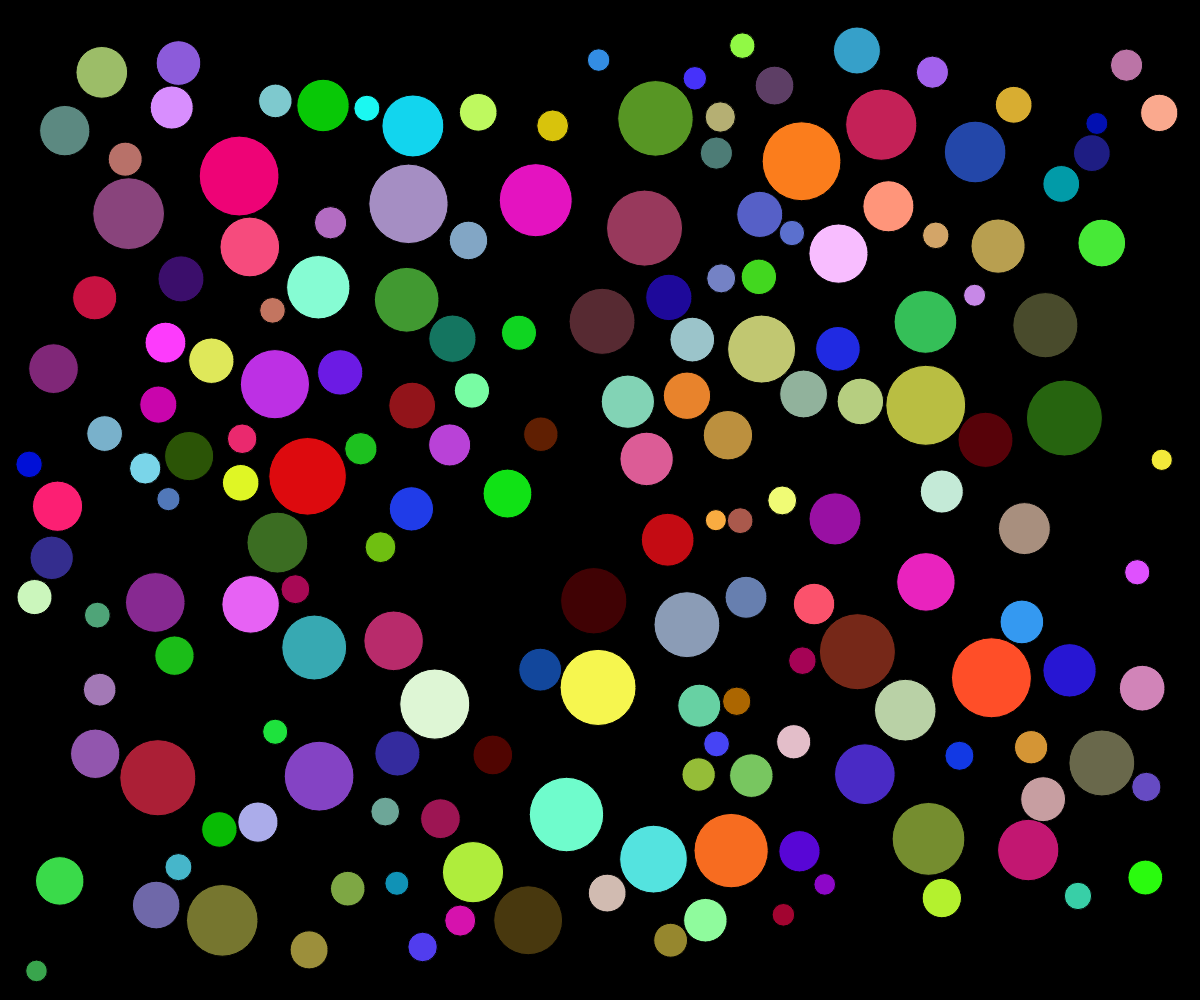
Frame 1 (no input)
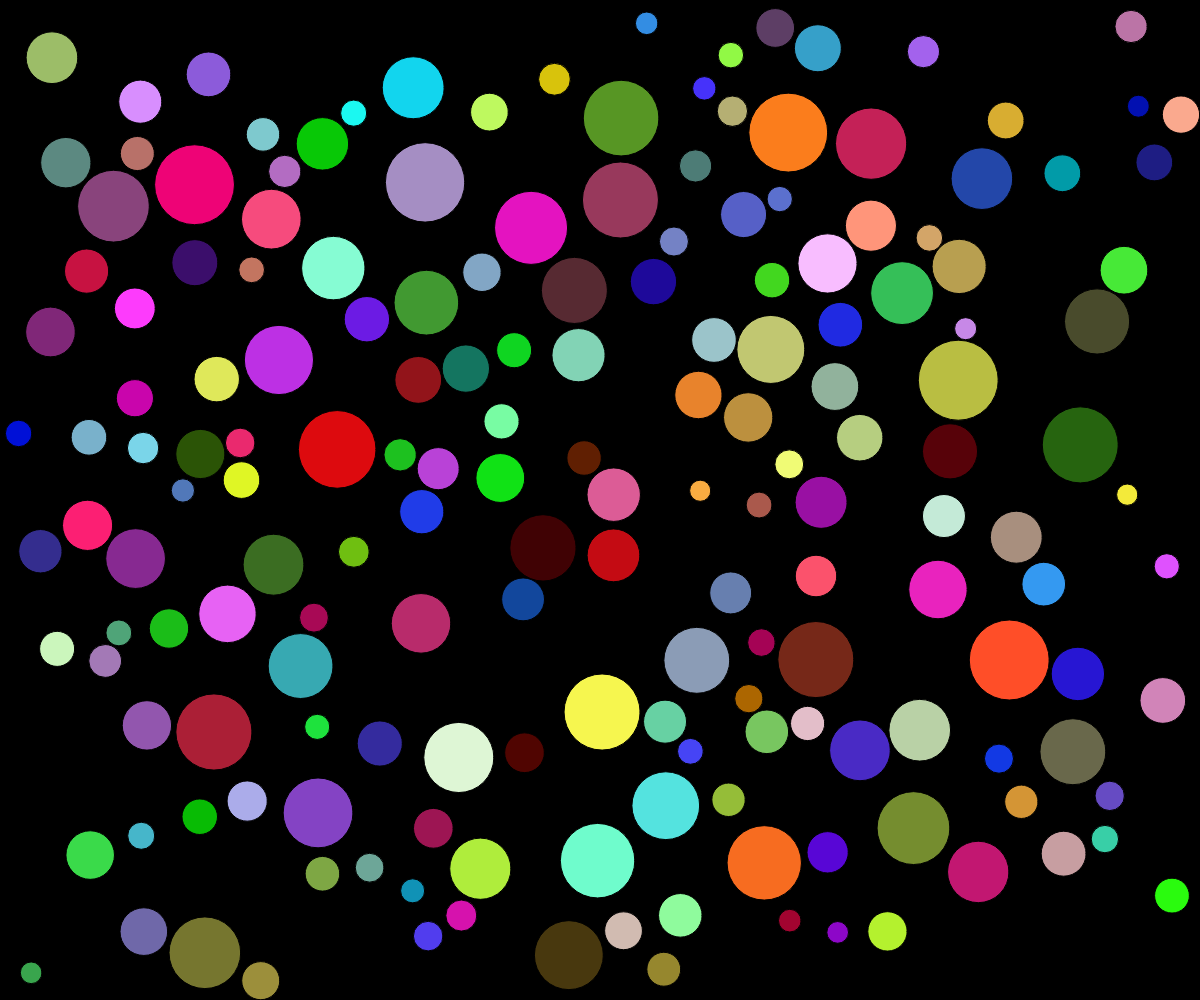
Frame 60 (no input)
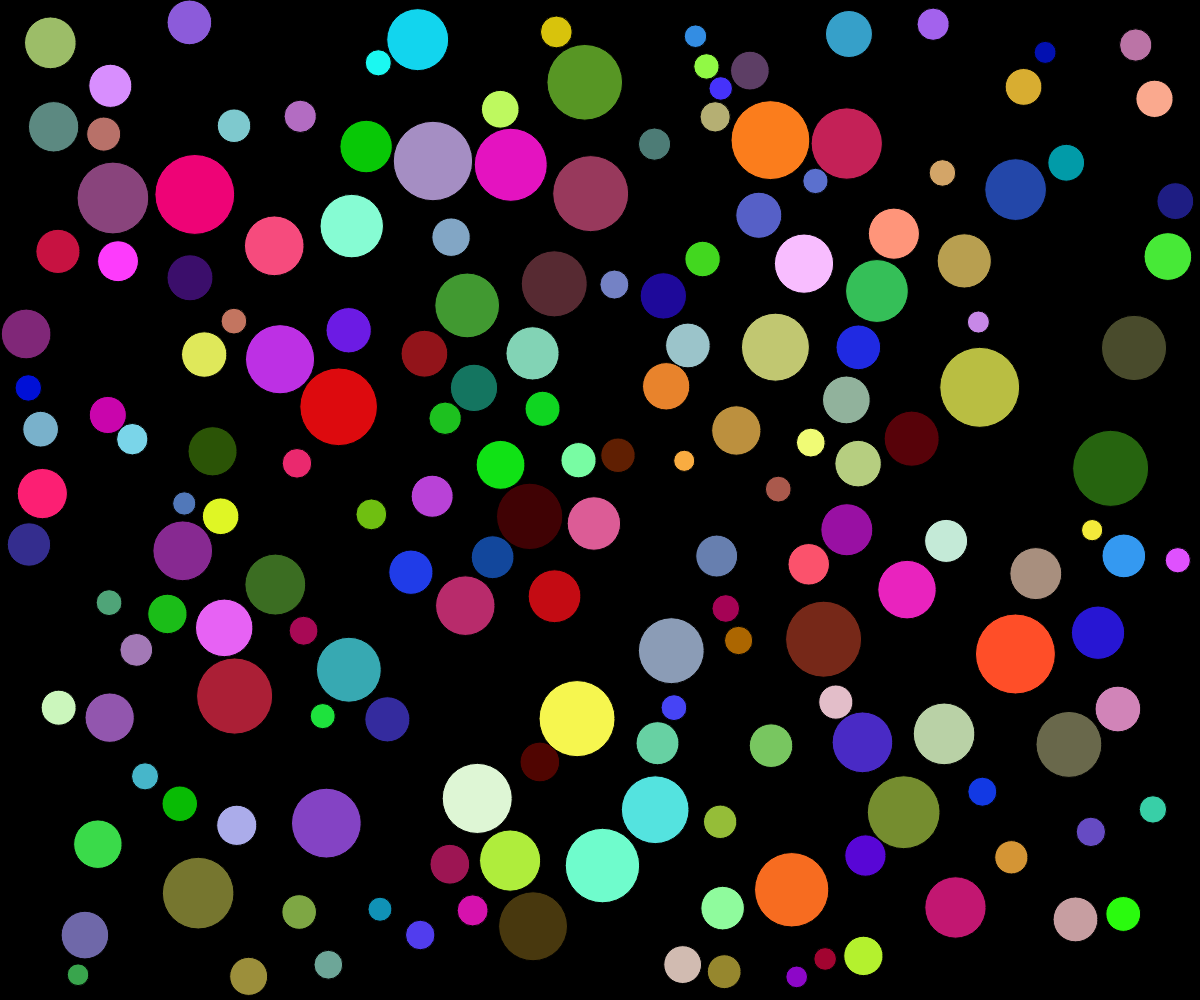
Frame 120 (the mouse pressed at the canvas centre since frame 60)

The p5.js sketch that drew these frames (run headless with seeded random() and noise() and a simulated clock; from frame 60 on, the mouse is pressed at the canvas centre):

// p5.js sketch
// ── sketch.js
var canvas;
var numOfParticles = 500;
var nearest = null;

function setup() {
  canvas = createCanvas(windowWidth, windowHeight);
  World.createRandomParticles(numOfParticles);
}

function draw() {
  background(0);
  update();
  World.draw();
}

function update() {
  World.update();
}

function mousePressed() {
  if(mouseButton === LEFT) {
    //restore last one if click happens quickly on the canvas
    if(nearest) nearest.color = nearest.oldColor
    
    //update nearest
    nearest = World.getNearest(mouseX, mouseY);
    nearest.color = {r: 255, g: 255, b: 255};
  }
  
  //highlight nearest
  setTimeout(function(){nearest.color = nearest.oldColor}, 100);
}
// ── kd-tree.js
function node() {
  this.data = 0;
  this.left = null;
  this.right = null;
}

function kdTree(list, k) {
  this.list = list;
  this.k = k;
  this.best = null;
  this.bestDist = Infinity;
  
  this.copy = function(list, s, e) {
    var copyList = [];
  
    for(var i = s; i <= e; i++) copyList.push(list[i]);
    return copyList;
  },
  
  this.root = this.build(0, 0, this.list.length - 1, this.list);
}

//build kd-tree
kdTree.prototype.build = function(depth, s, e, list) {
  if(s > e) return null;
  
  var splittingDimension = depth % this.k;
  
  //sort to find median in splitting dimension
  list.sort(function(a, b) {
    if(splittingDimension === 0) {
      return a.pos.x - b.pos.x;
    } else if(splittingDimension === 1) {
      return a.pos.y - b.pos.y;
    }
  });
  
  //update range
  s = 0;
  e = list.length - 1;
  
  var m = Math.ceil(s + (e - s) / 2);
  var leftList = this.copy(list, s, m - 1);
  var rightList = this.copy(list, m + 1, e);
  
  var root = new node();
  
  root.data = list[m];
  root.left = this.build(depth + 1, s, m - 1, leftList);
  root.right = this.build(depth + 1, m + 1, e, rightList);
  
  return root;
};

kdTree.prototype.traverse = function(root) {
  if(!root) return;
  
  //support general kdtree
  this.traverse(root.left);
  console.log("(" + root.data.pos.x + ", " + root.data.pos.y + ")");
  this.traverse(root.right);
  
  return;
};

kdTree.prototype.findNearest = function(root, queryPoint, distanceFn, depth) {
  if(!root) return;
  
  //compare query point with current node data
  var currDist = distanceFn(root.data, queryPoint); //distance squared
  
  //update nearest
  if(currDist < this.bestDist) {
    this.best = root.data;
    this.bestDist = currDist;
  }
  
  //recur to specific subtree depends on splitting dimension
  var sd = depth % this.k;
  var compare = (sd === 0) ? queryPoint.pos.x < root.data.pos.x : queryPoint.pos.y < root.data.pos.y; //TODO: general
  
  if(compare) 
    this.findNearest(root.left, queryPoint, distanceFn, depth + 1);
  else
    this.findNearest(root.right, queryPoint, distanceFn, depth + 1);
    
  //check if the hypersphere with best distance crosses the splitting hyperplane
  //if so check in other subtree to find the nearest
  var manhattanDist = (sd === 0) ? Math.abs(queryPoint.pos.x - root.data.pos.x) : Math.abs(queryPoint.pos.y - root.data.pos.y);
  
  if(manhattanDist < this.bestDist) {
    //check in other subtree tree
    if(compare) 
      this.findNearest(root.right, queryPoint, distanceFn, depth + 1);
    else
      this.findNearest(root.left, queryPoint, distanceFn, depth + 1);
    }
};

kdTree.prototype.reset = function() {
  this.best = null;
  this.bestDist = Infinity;
};

// ── particle.js
function Particle() {
  this.size = random(20, 80);
  this.color = {r: random(0, 255), g: random(0, 255), b: random(0, 255)};
  this.oldColor = this.color;
  this.mass = this.size / 10;
  this.pos = createVector(random(this.size, width - this.size), random(this.size, height - this.size));
  this.velocity = createVector(random(-1, 1), random(-1, 1));
  this.accelaration = createVector(0, 0);
  
  this.boundToWall = function() {
    if(this.pos.x - this.size / 2 <= 0) {
      this.velocity.x *= -1; 
      this.pos.x = this.size / 2;
    }
    
    if(this.pos.x + this.size / 2 >= width) {
      this.velocity.x *= -1; 
      this.pos.x = width - this.size / 2;
    }
    
    if(this.pos.y - this.size / 2 <= 0) {
      this.velocity.y *= -1; 
      this.pos.y = this.size / 2;
    }
    
    if(this.pos.y + this.size / 2 >= height) {
      this.velocity.y *= -1; 
      this.pos.y = height - this.size / 2;
    }
  }
};

Particle.prototype.applyGravity = function(force) {
  this.accelaration.add(force.copy().div(this.mass));
};

Particle.prototype.applyForce = function(force) {
  this.accelaration.add(force.copy().div(this.mass));
};

Particle.prototype.update = function() {
  this.velocity.add(this.accelaration).mult((World.damping === 0.0) ? 1 : World.damping);
  this.velocity.x = Math.round(this.velocity.x * 1000) / 1000;
  this.velocity.y = Math.round(this.velocity.y * 1000) / 1000;
  this.pos.add(this.velocity);
  
  this.boundToWall();
};

Particle.prototype.draw = function() {
  fill(this.color.r, this.color.g, this.color.b);
  stroke(0);
  ellipse(this.pos.x, this.pos.y, this.size, this.size);
};

Particle.prototype.contains = function(point) {
  return 4 * point.copy().sub(this.pos).magSq() < this.size * this.size;
};

Particle.prototype.clone = function() {
  var clone = new Particle();
  clone.size = this.size;
  clone.pos = this.pos.copy();
  clone.velocity = this.velocity.copy();
  clone.accelaration = this.accelaration.copy();
  clone.mass = this.mass;
  clone.color = this.color;
  clone.oldColor = this.oldColor;
  return clone;
};
// ── world.js
var World = {
  gravity: 0.0,
  damping: 0.0,
  particles: [],
  kdTree: null,
  
  update: function() {
    this.particles.forEach(function(p) {p.update();});
    
    //elastic collision
    //TODO: optimise this using BSP or Quad Tree
    for(var i = 0, l = this.particles.length; i < l; i++) {
        for(var j = 0; j < l && i !== j; j++) {
            if(this.collide(this.particles[i], this.particles[j])) {
              this.resolveCollision(this.particles[i], this.particles[j]); //TODO: Fix a bug where sometimes balls get appended
            }
        }
    }
  },
  
  draw: function() {
    this.particles.forEach(function(p) {p.draw();});
  },
  
  //change color of nearest particle to the particle seleted by mouse
  getNearest: function(mx, my) {
    //find selected particle
    //TODO: optimized
    var idx = 0,
        l = this.particles.length,
        queryPoint = {pos: createVector(mx, my)},
        nearest;
    
    /*while(idx < l) {
      if(this.particles[idx].contains(queryPoint.pos)) {
        this.particles[idx].color = {r: 255, g: 255, b: 255};
        break;
      }
      
      idx++;
    }*/
    
    //change color of nearest particle
    this.kdTree.findNearest(this.kdTree.root, queryPoint, function(a, b) {return (a.pos.x - b.pos.x) * (a.pos.x - b.pos.x) + (a.pos.y - b.pos.y) * (a.pos.y - b.pos.y);}, 0);
    nearest = this.kdTree.best;
    this.kdTree.reset();
    
    return nearest;
  },
  
  createParticle: function() {
    var p = new Particle();
    
    //if this particle collides with any other particle return
    for(var i = 0, l = this.particles.length; i < l; i++) {
      if(this.collide(p, this.particles[i])) {
        p = null;
        return;
      }
    }
    
    //apply gravity
    p.applyGravity(createVector(0, this.gravity * p.mass));
    
    this.particles.push(p);
  },
  
  createRandomParticles: function(n) {
    var self = this;
    
    for(var i = 0; i < n; i++) {
      this.createParticle();
    }
    
    //build kd-tree
    this.kdTree = new kdTree(this.particles, 2);
  },
  
  collide: function(p1, p2) {
    return 4 * (p1.pos.copy().sub(p2.pos)).magSq() < (p1.size + p2.size) * (p1.size + p2.size);
  },
  
  resolveCollision: function(p1, p2) {
    var collisionAngle = atan2(p2.pos.y - p1.pos.y, p2.pos.x - p1.pos.x);
    
    var p1Dir = atan2(p1.velocity.y, p1.velocity.x),
        p2Dir = atan2(p2.velocity.y, p2.velocity.x),
        p1uMag = p1.velocity.mag(),
        p2uMag = p2.velocity.mag();
    
    //velocities in rotated frame
    var p1uX = p1uMag * cos(p1Dir - collisionAngle),
        p1uY = p1uMag * sin(p1Dir - collisionAngle),
        p2uX = p2uMag * cos(p2Dir - collisionAngle),
        p2uY = p2uMag * sin(p2Dir - collisionAngle),
        p1vX, p1vY, p2vX, p2vY, p1FinalVX, p1FinalVY, p2FinalVX, p2FinalVY;
        
    //conservation of momentum in each direction
    p1vX = (p1uX * (p1.mass - p2.mass) + 2 * p2.mass * p2uX) / (p1.mass + p2.mass);
    p2vX = (p2uX * (p2.mass - p1.mass) + 2 * p1.mass * p1uX) / (p1.mass + p2.mass);
    p1vY = p1uY; //no collision in y-direction
    p2vY = p2uY;
    
    //change velocities to original frame
    p1FinalVX = p1vX * cos(collisionAngle) - p1vY * sin(collisionAngle);
    p1FinalVY = p1vX * sin(collisionAngle) + p1vY * cos(collisionAngle);
    
    p2FinalVX = p2vX * cos(collisionAngle) - p2vY * sin(collisionAngle);
    p2FinalVY = p2vX * sin(collisionAngle) + p2vY * cos(collisionAngle);
    
    p1.velocity.set(p1FinalVX, p1FinalVY);
    p2.velocity.set(p2FinalVX, p2FinalVY);
  }
};
